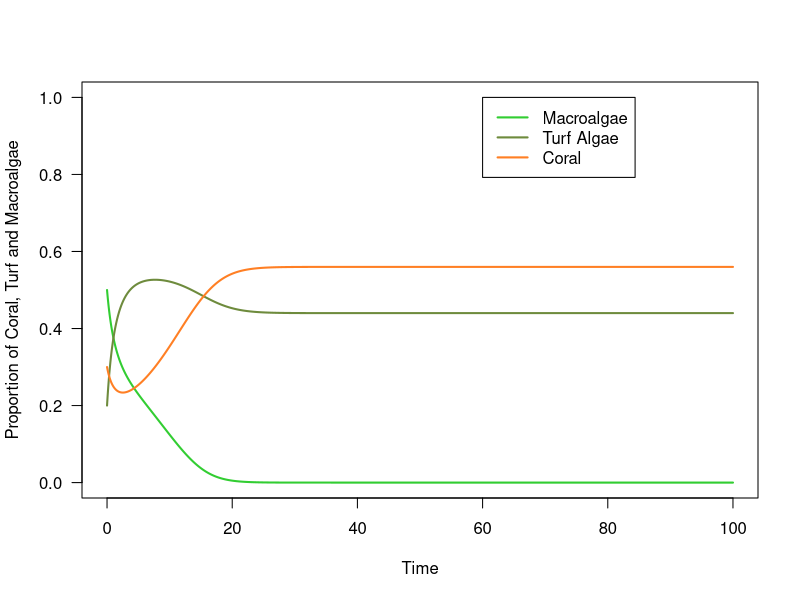

This chart was generated by the following R code:
## ---- chunk 1
knitr::opts_chunk$set(echo = TRUE)
## ---- chunk 2
### Macroalgae ###
# dMdt <- (alpha*M*C) - ((g*M)/(M + T)) + (gamma*M*T)


### Coral ###
# dCdt <- (r*T*C) - (d*C) - (alpha*M*C)


### Turf algae ###
# dTdt <- (g*M)/(M + T) - (gamma*M*T) - (r*T*C) + (d*C)
## ---- chunk 3
# parrotfish growth rate
s <- 0.49 # intrinsic rate of growth s of parrotfish 

# rate macroalgae directly overgrow coral per year
alpha <- 0.1 # coral overgrown by macroalgae at a rate a

# rate macroalgae spread vegetatively over algal turfs per year
gamma <- 0.8 # at a rate γ (gamma)

# rate of coral recruitment to algal turfs per year; coral always overgrow algal turfs
r <- 1 # corals recruit to and overgrow algal turfs at a rate r

# coral mortality -- natural coral mortality accounts for 2-4% per year, predation for 30%, and remaining mortality from coral disease or tissue damage following bleaching
d <- 0.44 # natural mortality rate of d

# grazing rate g can change, right now im setting it between the critical values 0.18 and 0.39
g <- 0.4 # set grazing rate 

# maximum parrotfish carrying capacity
#beta <- C

## ---- chunk 4
###  Variables ###

#M <- macroalgae 
  # M <- 1 - C - T
#C <- coral 
  # C <- 1 - M - T
#T <- turf algae 
  # T <- 1 - M - C

# M + C + T = 1 particular region of the seabed is covered entirely by macroalgae (M), coral (C), and algal turfs (T) (variables)

# g # parrotfish graze macroalgae without distinction from algal turfs at a rate g


# storing colors 
Mcol <- 'limegreen' # plot color for macropalgae 
Tcol <- 'darkolivegreen4' # plot color for turf algae 
Ccol <- 'chocolate1' # plot color for coral 
## ---- chunk 5
# time set 0 to 100
tset <- seq(from = 0, to = 100, length.out = 20000) #set time from 0 to 100 

# set initial condition for the parameters, I just set these randomly to be equal to 1 as the paper says
M0 <- 0.5
C0  <- .3
T0  <- 1 - M0 - C0 
P0 <- 1

# creating holding vectors and filling initial conditions
M.simu <- NaN*tset 
M.simu[1] <- M0
T.simu <- NaN*tset
T.simu[1] <- T0
C.simu <- NaN*tset
C.simu[1] <- C0
P.simu <- NaN*tset
P.simu[1] <- P0 #start P squiggle (only using P squiggle, so P squiggle = P)
## ---- chunk 6
for(i in 2:length(tset)){
  # calculating change in time
	dt <- tset[i]-tset[i-1] 
	
	# 
	M <- M.simu[i-1]
	C <- C.simu[i-1]
	Tt <- T.simu[i-1]
	P <- P.simu[i-1]
		
	# parrotfish population growth, assuming f = 0, and max carrying capacity = C
	dP <- (s*P)*(1 - (P/C))
	
	### add equation here to have g change as P changes -- with the assumptions of the model, we can set g = P squiggle (here just P)
	
	# calculating change in population size 
	dM <- ( (alpha*M*C) - ((g*M)/(M + Tt)) + (gamma*M*Tt) ) * dt 
	#dT <- ( (g*M)/(M + T) - (gamma*M*T) - (r*T*C) + (d*C)) * dt 
	dC <- ((r*Tt*C) - (d*C) - (alpha*M*C) ) * dt

	
	# calculating total population size
	M.simu[i] <- M.simu[i-1] + dM
	C.simu[i] <- C.simu[i-1] + dC
	T.simu[i] <- 1 - C.simu[i] - M.simu[i]
	P.simu[i] <- P.simu[i-1] + dP
}
## ---- chunk 7
# plot macroalgae
plot(x = tset, y = M.simu,
     type = 'l', las = 1, lwd = 2, col = Mcol,
     xlab = 'Time', ylab = 'Proportion of Coral, Turf and Macroalgae',
     xlim = c(min(tset), max(tset)), ylim = c(0, 1))
# plot turf
lines(x = tset, y = T.simu,
      lwd = 2, col = Tcol)
# plot coral
lines(x = tset, y = C.simu,
      lwd = 2, col = Ccol)

legend(x = 60, y = 1,
       c('Macroalgae', 'Turf Algae', 'Coral'),
       lwd = 2,
       col = c(Mcol, Tcol, Ccol))
